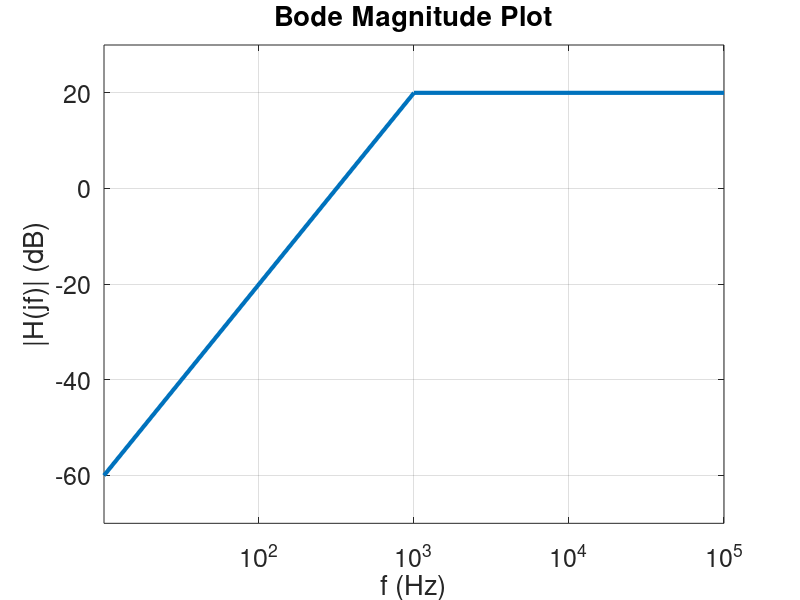

This figure's MATLAB source:
figure;
y = [-60 20 20];
x = [10 1000 100000];
semilogx(x,y,'LineWidth',3);
xlabel('f (Hz)','FontSize',18);
ylabel('|H(jf)| (dB)','FontSize',18);
axis([10 100000 -70 30]);
title('Bode Magnitude Plot','FontSize',18);
set(gca,'XTick',[100 1000 10000 100000]);
set(gca,'XMinorTick','Off');
set(gca,'FontSize',18);
set(gca,'XGrid','on');
set(gca,'XMinorGrid','off');
set(gca,'YGrid','on');

print -deps2 bode_plot.eps
